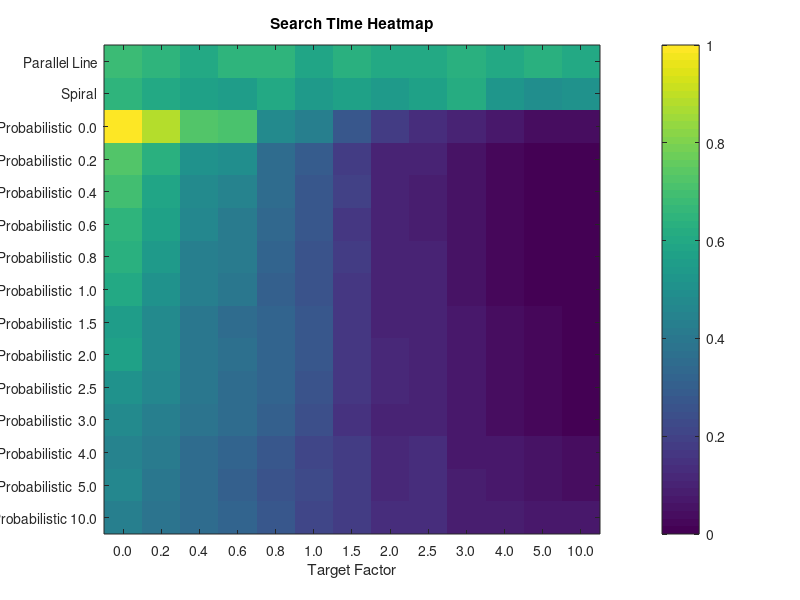

This figure's MATLAB source:
close all;

rows = {
    'Parallel Line',
    'Spiral',
    'Probabilistic  0.0',
    'Probabilistic  0.2',
    'Probabilistic  0.4',
    'Probabilistic  0.6',
    'Probabilistic  0.8',
    'Probabilistic  1.0',
    'Probabilistic  1.5',
    'Probabilistic  2.0',
    'Probabilistic  2.5',
    'Probabilistic  3.0',
    'Probabilistic  4.0',
    'Probabilistic  5.0',
    'Probabilistic 10.0'
};

columns = {
    '0.0',
    '0.2',
    '0.4',
    '0.6',
    '0.8',
    '1.0',
    '1.5',
    '2.0',
    '2.5',
    '3.0',
    '4.0',
    '5.0',
    '10.0',
};

values = {
    [204.88, 199.85, 187.34, 197.71, 196.31, 183.05, 194.32, 189.03, 185.90, 192.72, 187.92, 194.89, 188.51];
    [199.17, 188.12, 178.89, 177.31, 187.46, 172.43, 178.59, 172.84, 179.26, 191.66, 169.27, 163.80, 165.52];
    [278.86, 250.61, 217.33, 213.12, 158.01, 146.29, 110.80,  89.04,  80.95,  74.16,  64.23,  58.76,  57.16];
    [215.54, 193.33, 165.92, 161.77, 130.79, 116.01,  91.74,  73.42,  70.68,  61.87,  55.27,  51.44,  49.04];
    [208.51, 184.65, 157.63, 152.39, 128.63, 113.56,  93.06,  73.84,  70.11,  61.76,  55.12,  51.80,  49.73];
    [199.01, 179.56, 155.00, 144.14, 126.52, 110.93,  88.39,  72.78,  70.25,  62.55,  55.11,  51.80,  49.84];
    [194.85, 173.17, 148.51, 144.09, 120.90, 109.92,  90.00,  73.04,  71.03,  62.37,  55.78,  51.61,  49.84];
    [188.80, 167.22, 147.56, 141.01, 117.70, 107.86,  85.47,  72.04,  71.68,  62.34,  55.87,  51.55,  49.79];
    [175.75, 158.96, 141.37, 130.56, 121.06, 110.83,  86.11,  73.39,  73.63,  64.62,  56.94,  53.21,  50.66];
    [178.50, 159.62, 141.96, 133.16, 121.58, 111.51,  86.49,  75.63,  74.07,  64.57,  57.16,  53.31,  50.61];
    [164.27, 155.00, 140.08, 128.77, 123.05, 109.74,  88.08,  76.74,  74.04,  65.59,  56.75,  53.63,  50.98];
    [157.28, 148.62, 135.67, 128.54, 119.07, 104.03,  84.12,  73.42,  72.77,  64.56,  56.93,  53.67,  51.00];
    [152.34, 142.66, 131.62, 121.10, 110.98,  97.48,  88.64,  76.53,  78.00,  66.79,  64.66,  61.45,  58.31];
    [155.37, 140.17, 129.96, 120.60, 109.64, 100.18,  89.11,  76.36,  79.25,  67.85,  63.98,  61.49,  58.64];
    [148.13, 137.51, 130.20, 121.22, 113.38,  97.72,  89.33,  79.87,  80.53,  70.19,  67.39,  66.24,  64.55];
};

d = containers.Map(rows, values);

valuesMatrix = cell2mat(values);
minValue = min(valuesMatrix(:));
maxValue = max(valuesMatrix(:));
normalizedValuesMatrix = (valuesMatrix - minValue) / (maxValue - minValue);

figure;
imagesc(normalizedValuesMatrix);
colorbar;
% colormap('hot');

xticks(1:size(normalizedValuesMatrix, 2));
xticklabels(columns);
yticks(1:size(normalizedValuesMatrix, 1));
yticklabels(rows);
xlabel('Target Factor');
ylabel('Search Type');
title('Search Time Heatmap');